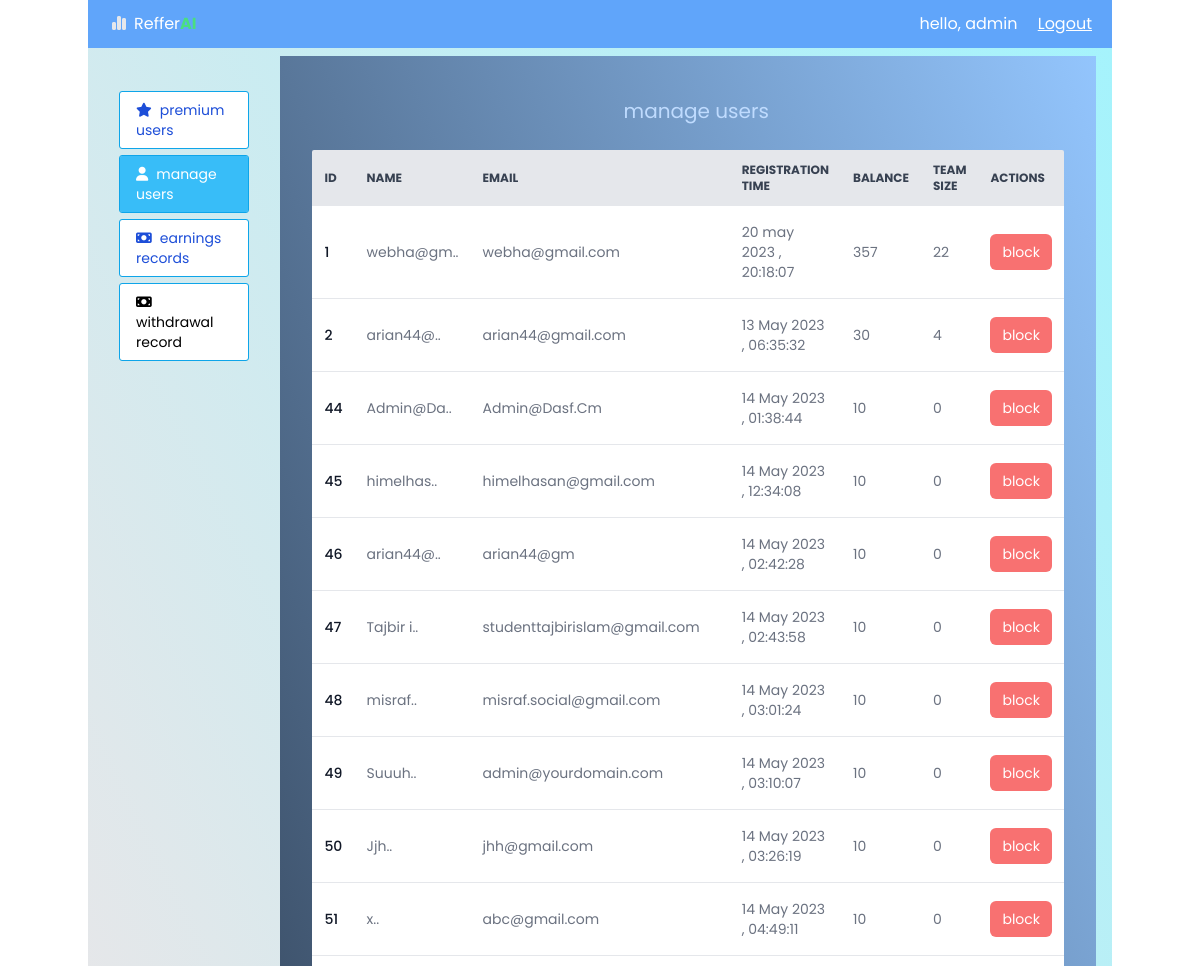
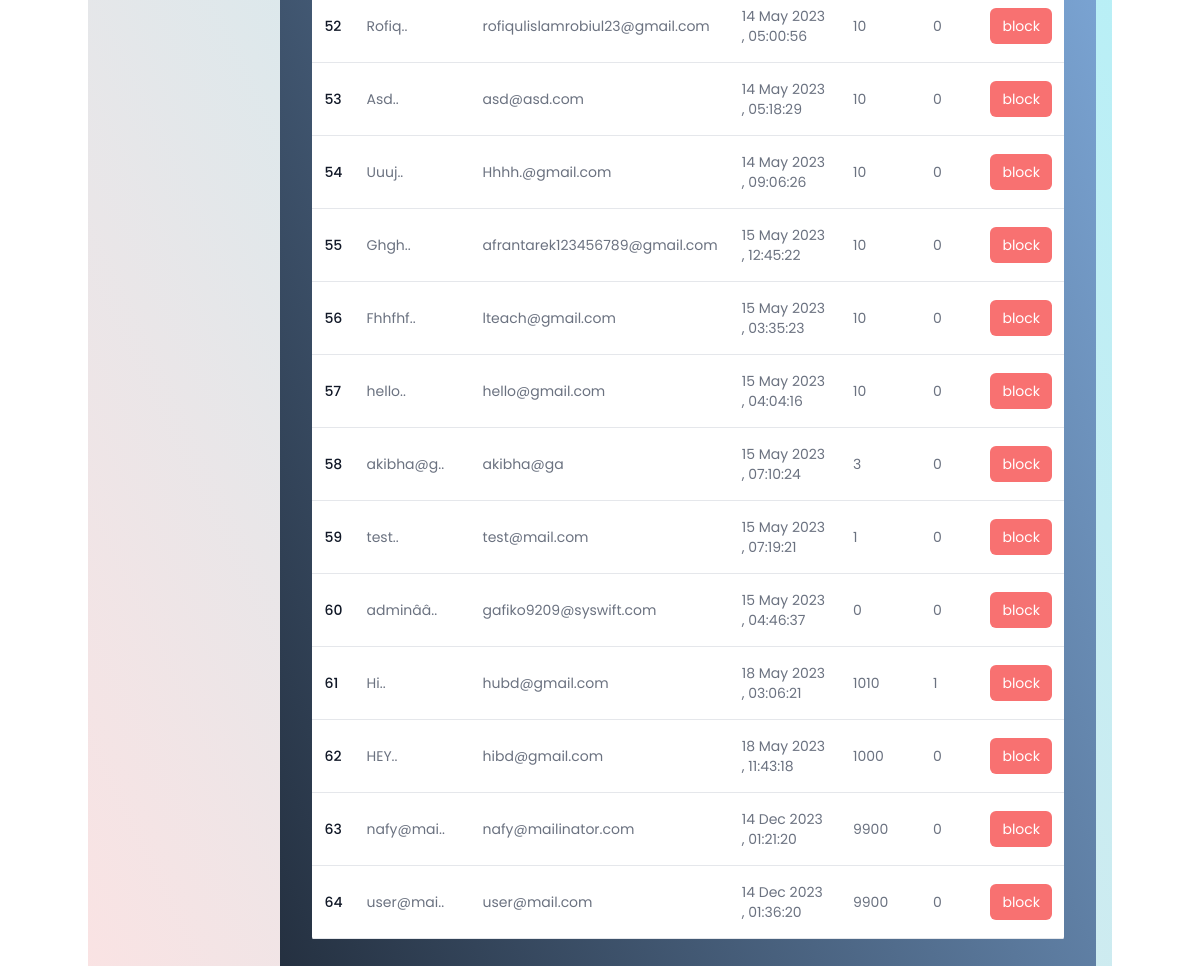
Page /admin/users.php (signed in) on the committed database (2 pictures, top to bottom).
### tables this page shows
CREATE TABLE `users` (
  `id` int(255) NOT NULL,
  `username` varchar(255) NOT NULL,
  `email` varchar(255) NOT NULL,
  `password` varchar(255) NOT NULL,
  `reg_date` varchar(255) NOT NULL,
  `balance` int(255) NOT NULL,
  `reffers` int(255) NOT NULL,
  `reffered_by` int(255) DEFAULT NULL
);

### admin/users.php (the view, shortened to what this page needs)
<?php
include 'config.php';
?>
<!DOCTYPE html>
<html lang="en">
<head>
    <link rel="stylesheet" href="https://cdnjs.cloudflare.com/ajax/libs/font-awesome/6.4.0/css/all.min.css" />
    <script src="https://cdn.tailwindcss.com"></script>
    <link rel="stylesheet" href="../style.css">
</head>
<body>
    <div class="container m-auto bg-white h-screen">
        <?php include 'header.php';?>
        <section class="flex justify-between gap-4 bg-gradient-to-tr from-red-100 to-cyan-200  w-full max-h-fit min-h-full p-2 pl-4 pr-4 ">
            <div class="profile p-4 w-[300px] flex items-center flex-col">
            <div class="mt-5 flex flex-col justify-between gap-2">
                <a href="index.php" class="text-sm w-full p-2 px-4 bg-white outline outline-1 outline-sky-500 text-blue-700  hover:bg-sky-400 hover:text-white rounded-sm"><i class="fa-solid fa-star mr-2"></i></i>premium users</a>
                <a href="users.php" class="text-sm w-full p-2 px-4 outline outline-1 outline-sky-500 bg-sky-400 text-white rounded-sm"><i class="fa-solid fa-user mr-2"></i>manage users</a>
                <a href="earn.php" class="text-sm w-full p-2 px-4 outline outline-1 outline-sky-500 text-blue-700 bg-white  hover:bg-sky-400 hover:text-white rounded-sm"><i class="fa-solid fa-money-bill mr-2"></i>earnings records</a>
                <a href="withdrawals.php" class="text-sm w-full p-2 px-4 outline outline-1 outline-sky-500 bg-white rounded-sm"><i class="fa-solid fa-money-bill mr-2"></i>withdrawal record</a>
            </div>
            </div>
            <div class="earnings w-[900px] p-4 bg-gradient-to-tr from-gray-800 to-blue-300 ">
                <div class="p-4">
                     <p class="text-[20px] py-2 text-center pl-4 text-blue-200">manage users</p>
                    <div class="flex flex-col items-center gap-2 pt-4">
<div class="relative overflow-x-auto rounded-sm">
    <table class="w-full text-sm text-left text-gray-500 dark:text-gray-400">
        <thead class="text-xs text-gray-700 uppercase bg-gray-200 dark:bg-gray-700 dark:text-gray-400">
            <tr>
                <th scope="col" class="px-3 py-3">
                    id
                </th>
                <th scope="col" class="px-3 py-3">
                    name
                </th>
                <th scope="col" class="px-3 py-3">
                    email
                </th>
                <th scope="col" class="px-3 py-3">
                    registration time
                </th>
                <th scope="col" class="px-3 py-3">
                    balance
                </th>
                <th scope="col" class="px-3 py-3">
                    team size
                </th>
                <th scope="col" class="px-3 py-3">
                    actions
                </th>
            </tr>
        </thead>
        <tbody>
            <?php
            $sql = "SELECT * FROM users";
            $run = mysqli_query($db, $sql);
            if(mysqli_num_rows($run) > 0){
               while($row = mysqli_fetch_assoc($run)){
            ?>
            <tr class="bg-white border-b dark:bg-gray-800 dark:border-gray-700">
                <th scope="row" class="px-3 py-4 font-medium text-gray-900 whitespace-nowrap dark:text-white">
                    <?php echo $row['id']; ?>
                </th>
                <td class="px-3 py-4">
                    <?php
                    $namee = $row['username'];
                    echo substr("$namee",0,8).".." ?>
                </td>
                <td class="px-3 py-4">
                    <?php echo $row['email']; ?>
                </td>
                <td class="px-3 py-4">
                    <?php echo $row['reg_date']; ?>
                </td>
                 <td class="px-3 py-4">
                    <?php echo $row['balance']; ?>
                </td>
                <td class="px-3 py-4">
                <?php echo $row['reffers']; ?>
                </td>
                <td class="px-3 py-4">
                    <a href="ban.php" class="text-sm rounded-md text-white p-2 px-3 bg-red-400 dark:text-blue-500 hover:bg-sky-700">block</a>
                </td>
            </tr>
            <?php   }
            } ?>
        </tbody>
    </table>
</div>
                    </div>
                </div>
            </div>
        </section>
    </div>
</body>
</html>

### style.css (style rules this page uses)
* { padding: 0; margin: 0; font-family: 'Poppins', sans-serif; }
.container { position: relative; }

### rows in the picture
users: id "1", username "webha@gm", email "webha@gmail.com", reg_date "20 may 2023 , 20:18:07", balance "357", reffers "22"
users: id "2", username "arian44@", email "arian44@gmail.com", reg_date "13 May 2023 , 06:35:32", balance "30", reffers "4"
users: id "44", username "Admin@Da", email "Admin@Dasf.Cm", reg_date "14 May 2023 , 01:38:44", balance "10", reffers "0"
users: id "45", username "himelhas", email "himelhasan@gmail.com", reg_date "14 May 2023 , 12:34:08", balance "10", reffers "0"
users: id "46", username "arian44@", email "arian44@gm", reg_date "14 May 2023 , 02:42:28", balance "10", reffers "0"
users: id "47", username "Tajbir i", email "studenttajbirislam@gmail.com", reg_date "14 May 2023 , 02:43:58", balance "10", reffers "0"
users: id "48", username "misraf", email "misraf.social@gmail.com", reg_date "14 May 2023 , 03:01:24", balance "10", reffers "0"
users: id "49", username "Suuuh", email "admin@yourdomain.com", reg_date "14 May 2023 , 03:10:07", balance "10", reffers "0"
users: id "50", username "Jjh", email "jhh@gmail.com", reg_date "14 May 2023 , 03:26:19", balance "10", reffers "0"
users: id "51", username "x", email "abc@gmail.com", reg_date "14 May 2023 , 04:49:11", balance "10", reffers "0"
users: id "52", username "Rofiq", email "rofiqulislamrobiul23@gmail.com", reg_date "14 May 2023 , 05:00:56", balance "10", reffers "0"
users: id "53", username "Asd", email "asd@asd.com", reg_date "14 May 2023 , 05:18:29", balance "10", reffers "0"
users: id "54", username "Uuuj", email "Hhhh.@gmail.com", reg_date "14 May 2023 , 09:06:26", balance "10", reffers "0"
users: id "55", username "Ghgh", email "afrantarek123456789@gmail.com", reg_date "15 May 2023 , 12:45:22", balance "10", reffers "0"
users: id "56", username "Fhhfhf", email "lteach@gmail.com", reg_date "15 May 2023 , 03:35:23", balance "10", reffers "0"
users: id "57", username "hello", email "hello@gmail.com", reg_date "15 May 2023 , 04:04:16", balance "10", reffers "0"
users: id "58", username "akibha@g", email "akibha@ga", reg_date "15 May 2023 , 07:10:24", balance "3", reffers "0"
users: id "59", username "test", email "test@mail.com", reg_date "15 May 2023 , 07:19:21", balance "1", reffers "0"
users: id "60", username "adminââ", email "gafiko9209@syswift.com", reg_date "15 May 2023 , 04:46:37", balance "0", reffers "0"
users: id "61", username "Hi", email "hubd@gmail.com", reg_date "18 May 2023 , 03:06:21", balance "1010", reffers "1"
users: id "62", username "HEY", email "hibd@gmail.com", reg_date "18 May 2023 , 11:43:18", balance "1000", reffers "0"
users: id "63", username "nafy@mai", email "nafy@mailinator.com", reg_date "14 Dec 2023 , 01:21:20", balance "9900", reffers "0"
users: id "64", username "user@mai", email "user@mail.com", reg_date "14 Dec 2023 , 01:36:20", balance "9900", reffers "0"

### other values in the picture
$_SESSION['admin'] "admin"
